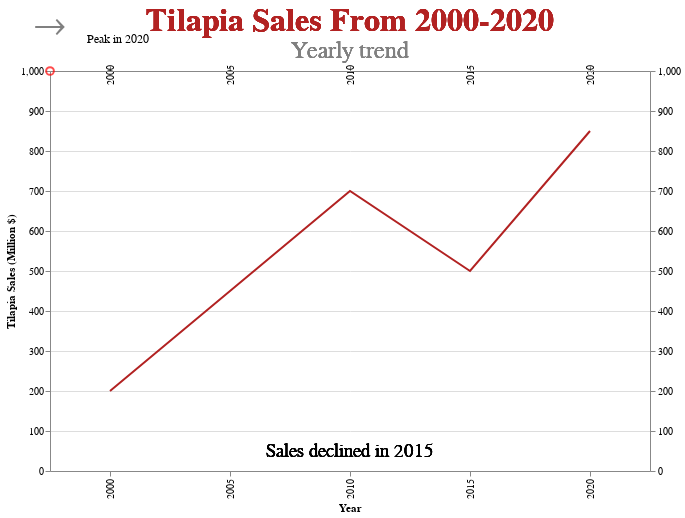

Source (notebook cell):
### Code cell
# Create a base visualization using PyNarrative
tilapia = (pn.Story(data)
                 .mark_line(color='firebrick')
                 .encode(x='Year:O', y='Tilapia Sales (Million $):Q')
                 .add_title("Tilapia Sales From 2000-2020",
                            "Yearly trend",
                            title_color="#b22222")
                 .add_context("Sales declined in 2015", position='top right')
                 .add_annotation('2020', 1000, "Peak in 2020", arrow_color='gray', label_color='black')
                 .render())
tilapia

### Figure 1 — Vega-Lite specification as saved in the notebook (floating-point values rounded to 4 significant figures)
{"config": {"view": {"continuousWidth": 300, "continuousHeight": 300}}, "layer": [{"mark": {"type": "line", "color": "firebrick"}, "encoding": {"x": {"field": "Year", "type": "ordinal"}, "y": {"field": "Tilapia Sales (Million $)", "type": "quantitative"}}}, {"layer": [{"mark": {"type": "text", "align": "center", "color": "#b22222", "font": "Arial", "fontSize": 32, "fontWeight": "bold", "text": "Tilapia Sales From 2000-2020"}, "encoding": {"x": {"value": 300.0}, "y": {"value": -50}}}, {"mark": {"type": "text", "align": "center", "color": "gray", "font": "Arial", "fontSize": 24, "text": "Yearly trend"}, "encoding": {"x": {"value": 300.0}, "y": {"value": -20}}}]}, {"mark": {"type": "text", "align": "center", "angle": 0, "baseline": "middle", "color": "black", "font": "Arial", "fontSize": 19, "text": "Sales declined in 2015"}, "encoding": {"x": {"value": 300.0}, "y": {"value": 380}}}, {"layer": [{"mark": {"type": "point", "color": "red", "size": 60}, "encoding": {"x": {"field": "x", "title": "", "type": "ordinal"}, "y": {"field": "y", "title": "", "type": "quantitative"}}}, {"mark": {"type": "text", "color": "gray", "dx": 0, "dy": -45, "fontSize": 40, "text": "→"}, "encoding": {"x": {"field": "x", "title": "", "type": "ordinal"}, "y": {"field": "y", "title": "", "type": "quantitative"}}}, {"mark": {"type": "text", "align": "left", "baseline": "top", "color": "black", "dx": 37, "dy": -37, "fontSize": 12, "text": "Peak in 2020"}, "encoding": {"x": {"field": "x", "title": "", "type": "ordinal"}, "y": {"field": "y", "title": "", "type": "quantitative"}}}], "data": {"name": "data-9b96b9d1f77753720d2a54090e3185ae"}}], "data": {"name": "data-0ab13e4ffcee68999f636ed64636a724"}, "height": 400, "resolve": {"axis": {"x": "independent", "y": "independent"}}, "width": 600, "$schema": "https://vega.github.io/schema/vega-lite/v5.20.1.json", "datasets": {"data-0ab13e4ffcee68999f636ed64636a724": [{"Year": 2000, "Tilapia Sales (Million $)": 200}, {"Year": 2005, "Tilapia Sales (Million $)": 450}, {"Year": 2010, "Tilapia Sales (Million $)": 700}, {"Year": 2015, "Tilapia Sales (Million $)": 500}, {"Year": 2020, "Tilapia Sales (Million $)": 850}], "data-9b96b9d1f77753720d2a54090e3185ae": [{"x": "2020", "y": 1000}]}}
